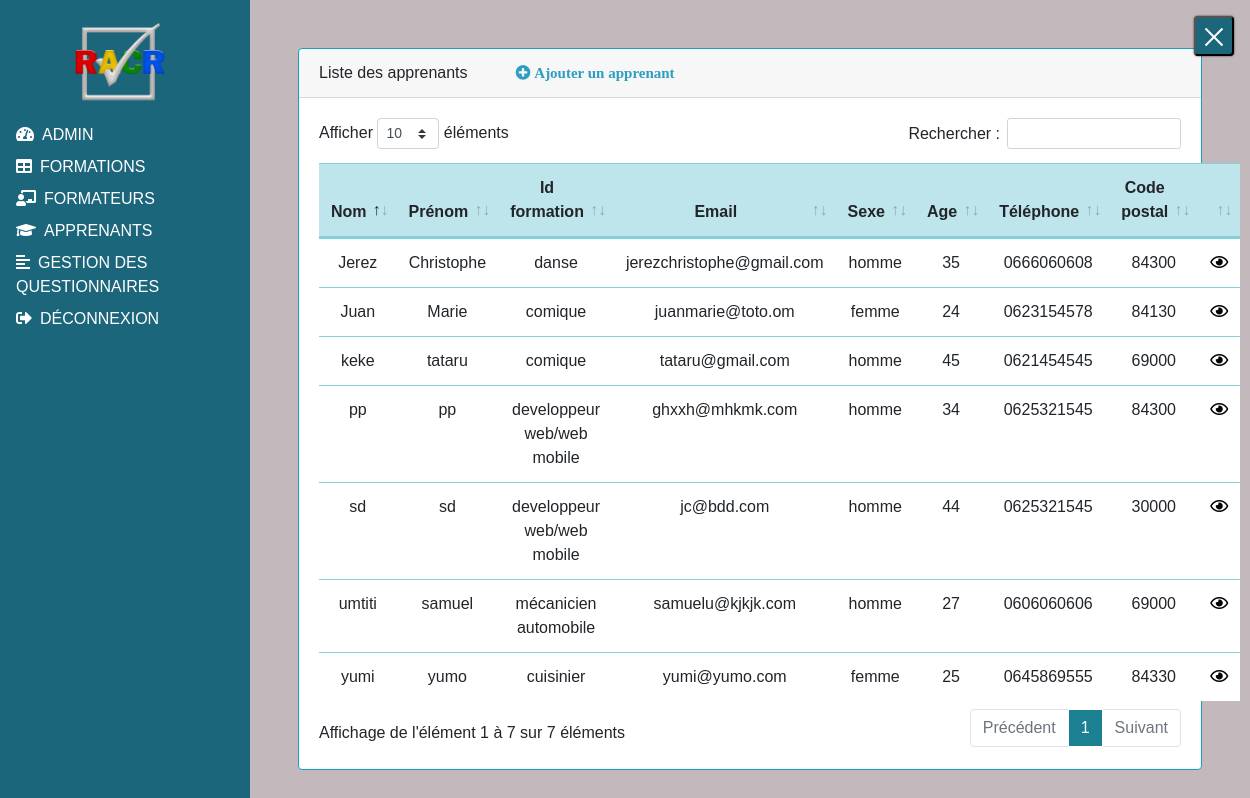
The page /phpApprenant/apprenant.php (signed in) on the database its author committed.
### tables this page shows
CREATE TABLE IF NOT EXISTS `apprenant` (
  `idApprenant` int(11) NOT NULL AUTO_INCREMENT,
  `idFormation` int(5) DEFAULT NULL,
  `nomApprenant` varchar(50) NOT NULL,
  `prenomApprenant` varchar(50) NOT NULL,
  `emailApprenant` varchar(50) NOT NULL,
  `sexeApprenant` varchar(20) NOT NULL,
  `ageApprenant` int(3) NOT NULL,
  `telApprenant` varchar(10) NOT NULL,
  `codepostalApprenant` varchar(5) NOT NULL,
  PRIMARY KEY (`idApprenant`),
  KEY `apprenant_ibfk_1` (`idFormation`)
);

CREATE TABLE IF NOT EXISTS `formation` (
  `idFormation` int(5) NOT NULL AUTO_INCREMENT,
  `intituleFormation` varchar(50) NOT NULL,
  `domaineFormation` varchar(50) NOT NULL,
  `dateDebutFormation` date NOT NULL DEFAULT '0000-00-00',
  `dateFinFormation` date NOT NULL DEFAULT '0000-00-00',
  PRIMARY KEY (`idFormation`)
);

### phpApprenant/apprenantFunction.php (called while the page is built, shortened)
 <?php
        function affichageApprenant(){
            try {
                $co=connexion();
                $sql = 'SELECT apprenant . *,  formation . intituleFormation FROM apprenant  LEFT JOIN formation ON apprenant . idFormation = formation . idFormation';
                $affichage=$co->prepare($sql);
                $affichage->execute();
                return $affichage;
            }catch(PDOException $e){
                echo 'Erreur: ' .$e->getMessage();
            }finally {
                $co=null;
            }
        }
?>

### phpApprenant/apprenant.php (the view, shortened to what this page needs)
<!DOCTYPE html>
<html lang="fr">
<head>
	<link rel="stylesheet" href="../vendor/fontawesome/css/all.min.css" type="text/css">
	<link rel="stylesheet" href="../vendor/bootstrap/css/bootstrap.min.css" type="text/css" />
	<link rel="stylesheet" type="text/css" href="../vendor/DataTables/datatables.min.css"/>
	<link rel="stylesheet" href="../css/style.css" type="text/css">
</head>
<body>
<?php
	if($_SESSION['PROFILE']['idRole'] != 1){?>
	<div id="sidebar-wrapper" class="active">
			<img src="../img/logob.png" class="logo" />
		<ul>
			<li><a href="../phpAdmin/admin.php"><i class="fas fa-tachometer-alt"></i><span>Admin</span></a></li>
			<li><a href="../phpFormation/formation.php"><i class="fas fa-table"></i><span>Formations</span></a></li>
			<li><a href="../phpFormateur/formateur.php"><i class="fas fa-chalkboard-teacher"></i><span>Formateurs</span></a></li>
			<li><a href="apprenant.php"><i class="fas fa-graduation-cap"></i><span>Apprenants</span></a></li>
			<li><a href="../phpEvaluation/questionnaire.php"><i class="fas fa-align-left"></i><span>Gestion des questionnaires</span></a></li>
			<li><a onclick="return confirm('Etes vous sur de vouloir vous déconnecter')" href="../logOut.php"><i class="fas fa-sign-out-alt" ></i><span>Déconnexion</span></a></li>
		</ul>
	</div>
	<div id="content-wrapper" class="active">
		<button id="toggle-wrapper"><span class="active"></span><span class="active"></span><span class="active"></span></button>
	<?php
	}?>
			<div class="container-fluid p-5">
				<div class="card border-info mb-3">
	<div class="card-header">Liste des apprenants<?php if($_SESSION['PROFILE']['idRole'] != 1){?><a href="apprenantAjout.php" class="lien ml-5"><i class="fas fa-plus-circle circle"> Ajouter un apprenant</i></a><?php }?></div>
					<div class="card-body table-responsive-lg">
						<table class="table table-info table-hover text-center mt-5" id="dtTable">
							<thead>
								<tr>
									<th>Nom</th>
									<th>Prénom</th>
									<th>Id formation</th>
									<th>Email</th>
									<th>Sexe</th>
									<th>Age</th>
									<th>Téléphone</th>
									<th>Code postal</th>
									<th></th>
								</tr>
							</thead>
							<tbody class="bg-white">
								<?php 	require_once'apprenantFunction.php';
										if($_SESSION['PROFILE']['idRole'] != 1){
											$affichage=affichageApprenant();
										}else{
											$affichage=affichageApprenantFormateur();
										}
										foreach ($affichage as $cl){?>
								<tr>
									<td> <?= $cl['nomApprenant'] ?> </td>
									<td> <?= $cl['prenomApprenant'] ?> </td>
									<td> <?= $cl['intituleFormation'] ?> </td>
									<td> <?= $cl['emailApprenant'] ?> </td>
									<td> <?= $cl['sexeApprenant'] ?> </td>
									<td> <?= $cl['ageApprenant'] ?> </td>
									<td> <?= $cl['telApprenant'] ?> </td>
									<td> <?= $cl['codepostalApprenant'] ?> </td>
									<td><a href="apprenantConsult.php?idApprenant=<?= $cl['idApprenant'] ?>" class="button lien2" type="submit"><i class="far fa-eye"></i></a></td>
								</tr>
								<?php } ?>
							</tbody>
						</table>
					</div>
				</div>
			</div>
	<?php
	if($_SESSION['PROFILE']['idRole'] != 1){?>
	</div>
	<?php }?>
</body></html>

### css/style.css (style rules this page uses)
body, html { height: 100%; overflow-x: hidden; width: 100%; font-family: Helvetica, sans-serif; }
body { background-size: cover; background-attachment: fixed; background-color: rgba(138, 118, 125, 0.507); }
.container-fluid { margin: 0; padding: 0; }
#toggle-wrapper { background-color: rgb(28, 102, 124); border-radius: .25rem; box-shadow: 0 0 2px #222; height: 40px; position: fixed; right: 1rem; top: 1rem; width: 40px; z-index: 10; }
#toggle-wrapper span { background-color: rgb(255, 255, 255); height: 2px; position: absolute; transform: translateX(-50%); transition: all 1s ease; width: 24px; }
#toggle-wrapper span:nth-child(3) { top: 28px; }
#toggle-wrapper span:nth-child(3).active { top: 28px; transform: translate(-50%, -500%) rotate(-45deg); }
#content-wrapper { bottom: 0; left: 0; position: absolute; top: 0; transition: all 1s ease; width: 100%; height: 100vh; min-height: 100%; }
#content-wrapper.active { left: 250px; width: calc(100vw - 250px); }
#sidebar-wrapper { background-color: rgb(28, 102, 124); color: rgb(255, 255, 255); left: -250px; min-height: 100vh; position: fixed; text-transform: uppercase; top: 0; transition: all 1s ease; width: 250px; z-index: 1; }
#sidebar-wrapper.active { left: 0; }
#sidebar-wrapper .logo { padding: .5rem 0; width: 150px; margin-left: 45px; }
#sidebar-wrapper ul { list-style: none; margin: 0; padding: 0 1rem; text-align: left; }
#sidebar-wrapper ul li { list-style: none; padding-bottom: .5rem; }
#sidebar-wrapper ul span { color: rgb(255, 255, 255); padding-left: .5rem; }
#sidebar-wrapper ul a { color: rgb(255, 255, 255); }
.circle { font-size: 15px; }
li { list-style: none !important; }
.lien { color: rgb(45, 158, 192) !important; }
.lien2 { color: rgb(2, 2, 2) !important; }
#sidebar-wrapper li span { font-family: 'Lucida Sans', 'Lucida Sans Regular', 'Lucida Grande', 'Lucida Sans Unicode', Geneva, Verdana, sans-serif!important; }
span { color: white; }

### rows shown on the page
apprenant: nomApprenant "Jerez", prenomApprenant "Christophe", idFormation.intituleFormation "danse", emailApprenant "jerezchristophe@gmail.com", sexeApprenant "homme", ageApprenant "35", telApprenant "0666060608", codepostalApprenant "84300"
apprenant: nomApprenant "sd", prenomApprenant "sd", idFormation.intituleFormation "developpeur web/web mobile", emailApprenant "jc@bdd.com", sexeApprenant "homme", ageApprenant "44", telApprenant "0625321545", codepostalApprenant "30000"
apprenant: nomApprenant "yumi", prenomApprenant "yumo", idFormation.intituleFormation "cuisinier", emailApprenant "yumi@yumo.com", sexeApprenant "femme", ageApprenant "25", telApprenant "0645869555", codepostalApprenant "84330"
apprenant: nomApprenant "umtiti", prenomApprenant "samuel", idFormation.intituleFormation "mécanicien automobile", emailApprenant "samuelu@kjkjk.com", sexeApprenant "homme", ageApprenant "27", telApprenant "0606060606", codepostalApprenant "69000"
apprenant: nomApprenant "pp", prenomApprenant "pp", idFormation.intituleFormation "developpeur web/web mobile", emailApprenant "ghxxh@mhkmk.com", sexeApprenant "homme", ageApprenant "34", telApprenant "0625321545", codepostalApprenant "84300"
apprenant: nomApprenant "Juan", prenomApprenant "Marie", idFormation.intituleFormation "comique", emailApprenant "juanmarie@toto.om", sexeApprenant "femme", ageApprenant "24", telApprenant "0623154578", codepostalApprenant "84130"
apprenant: nomApprenant "keke", prenomApprenant "tataru", idFormation.intituleFormation "comique", emailApprenant "tataru@gmail.com", sexeApprenant "homme", ageApprenant "45", telApprenant "0621454545", codepostalApprenant "69000"
